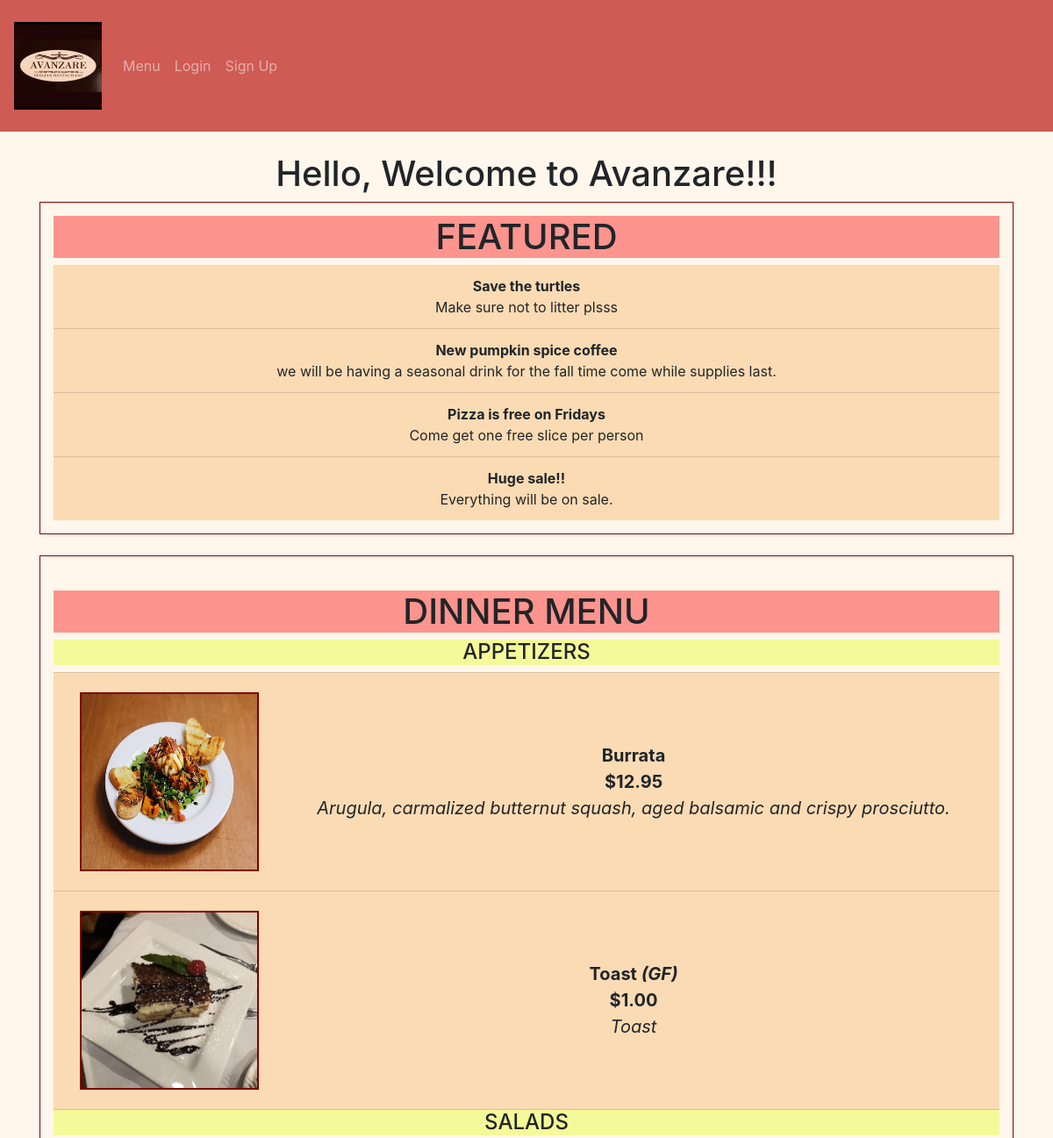
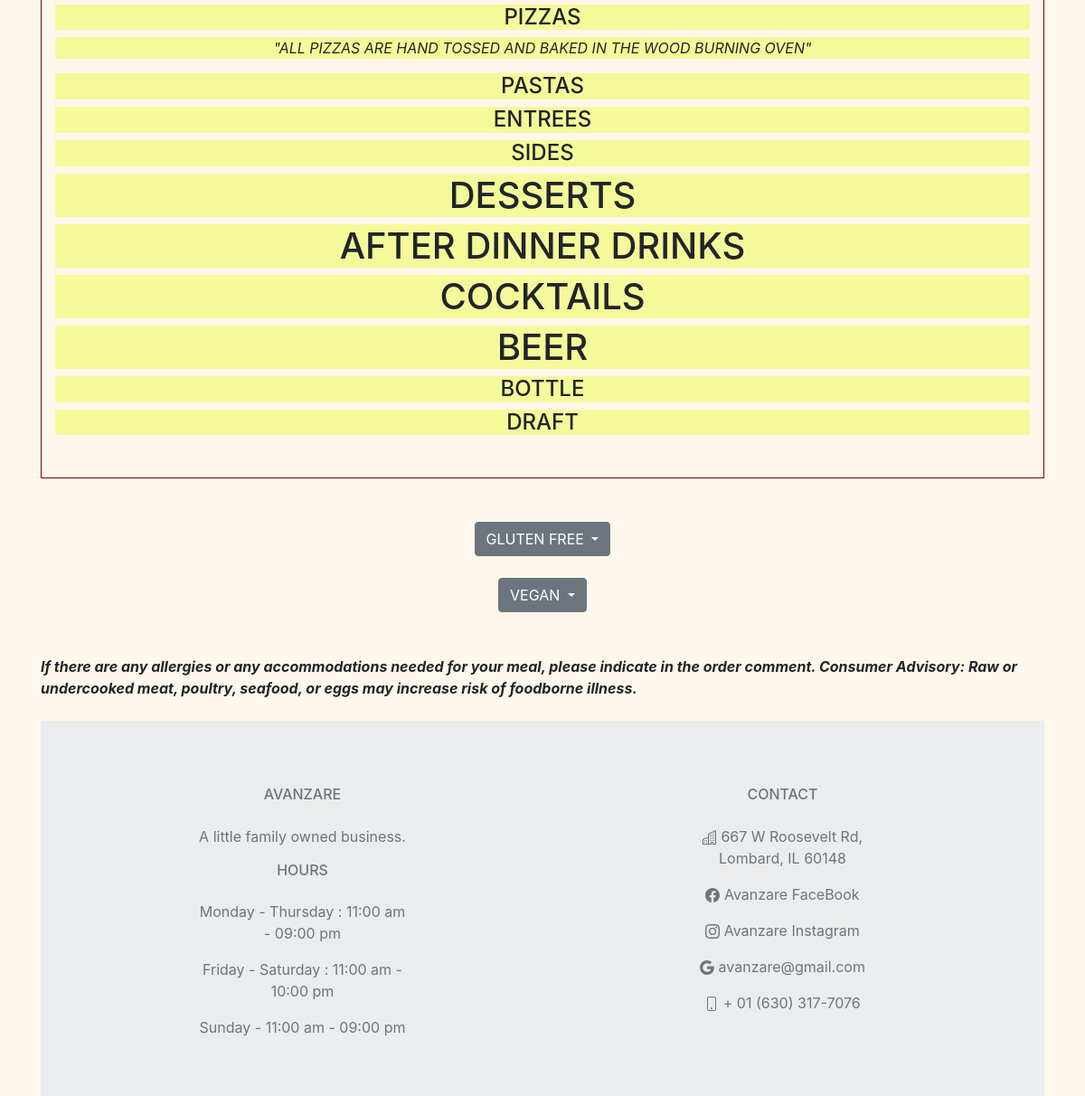
The page / on the database its author committed (2 pictures, top to bottom).
### avanzareApp/models.py (models this page shows)
class News(db.Model):
    id = db.Column(db.Integer, primary_key=True)
    title = db.Column(db.String(150))
    text = db.Column(db.String(10000))
    news_type = db.Column(db.String(150))
    featured = db.Column(db.String(10))
    date = db.Column(db.DateTime(timezone=True), default=func.now())

class Menu(db.Model):
    id = db.Column(db.Integer, primary_key=True)
    name = db.Column(db.String(150), unique=True)
    price = db.Column(db.String(150))
    description = db.Column(db.String(10000))
    menu_type = db.Column(db.String(150))
    gluten_free = db.Column(db.String(150))
    vegan = db.Column(db.String(150))
    date = db.Column(db.DateTime(timezone=True), default=func.now())
    item_image = db.Column(db.String(30))
    user_id = db.Column(db.Integer, db.ForeignKey('user.id'))

### avanzareApp/auth.py (the view, shortened to what this page needs)
@auth.route('/', methods=['GET'])
def start_page():
    user = User.query.filter(User.email == 'headChef@gmail.com').first()
    news = db.session.query(News).order_by(News.id.desc()).all()
    items = Menu.query.filter_by(user_id=user.id).order_by(Menu.name).all()
    count = 0
    for post in news:
        post = random.choice(news)
        post.featured = "TRUE"
        count += 1
        if count == 5:
            break
    return render_template("start_page.html", news=news, items=items, user=current_user)

### avanzareApp/templates/start_page.html (shortened to what this page needs)
{% extends "base.html" %} {% block title %}Home{% endblock %}
{% block content %}
<h1 align="center">Hello, Welcome to Avanzare!!!</h1>
<div class="blackLine">
<h1 class="h1Color" align="center">FEATURED</h1>
<ul class="list-group list-group-flush" id="items">
    {% for news_post in news %}
        {% if news_post.featured == "TRUE" %}
            <li class="list-group-item" align="center">
                <b>{{ news_post.title }}</b>
                <br />
                {{ news_post.text }}
                <br />
            </li>
        {% endif %}
    {% endfor %}
</ul>
</div>
<br />
<div class="blackLine">
    <br />
    <h1 class="h1Color" align="center"> DINNER MENU </h1>
    <ul class="list-group list-group-flush" >
        {% set print_once = 1 %}
        {% for menu in ["APPETIZERS", "SALADS", "PIZZAS", "PASTAS", "ENTREES", "SIDES", "DESSERT MENU", "AFTER DINNER DRINKS", "COCKTAILS", "BOTTLE", "DRAFT"] %}
            {% if print_once == 1 %}
                {% if menu == "DESSERT MENU" %}
                    <h1 class="menu_type_color" align="center"> DESSERTS </h1>
                    {% set print_once = 0 %}
                {% elif menu == "AFTER DINNER DRINKS" %}
                    <h1 class="menu_type_color" align="center"> AFTER DINNER DRINKS </h1>
                    {% set print_once = 0 %}
                {% elif menu == "COCKTAILS" %}
                    <h1 class="menu_type_color" align="center"> COCKTAILS </h1>
                    {% set print_once = 0 %}
                {% elif menu == "BOTTLE" %}
                    <h1 class="menu_type_color" align="center"> BEER </h1>
                    <h4 class="menu_type_color" align="center">{{ menu }}</h4>
                    {% set print_once = 0 %}
                {% else %}
                    <h4 class="menu_type_color" align="center">{{ menu }}</h4>
                    {% if menu == "PIZZAS" %}
                        <p class="menu_type_color" align="center"><i>"ALL PIZZAS ARE HAND TOSSED AND BAKED IN THE WOOD BURNING OVEN"</i></p>
                    {% endif %}
                    {% set print_once = 0 %}
                {% endif %}
            {% endif %}
            {% for item in items %}
                {% if item.menu_type == menu %}
                    <li class="list-group-item">
                        <div class="container2">
                            <div class="image">
                                {% set tmp = item.name + '.jpg' %}
                                <img class="img-responsive" src="{{ url_for('views.send_image', filename=tmp) }}" width="200" height="200">
                            </div>
                            <div class="text" align="center">
                                <b>{{ item.name }}
                                {% if item.gluten_free == "GLUTEN FREE" %}
                                    <i>{{ "(GF)" }}</i>
                                {% endif %}
                                <br />
                                {% set tmp = "$" + (item.price | string) %}
                                {{ tmp }}</b>
                                <br />
                                <i>{{ item.description }}</i>
                            </div>
                        </div>
                    </li>
                {% endif %}
            {% endfor %}
            {% set print_once = 1 %}
        {% endfor %}
        <br />
    </ul>
</div>
<br />
<br />
<div class="dropdown" align="center">
    <button class="btn btn-secondary dropdown-toggle" type="button" id="dropdownMenuButton" data-toggle="dropdown" aria-haspopup="true" aria-expanded="false">
        GLUTEN FREE
    </button>
            {% set DINNER_sub_menus = ["APPETIZERS", "SALADS", "SIDES"] %}
            {% set print_once = 1 %}
</div>
<br />
<div class="dropdown" align="center">
    <button class="btn btn-secondary dropdown-toggle" type="button" data-toggle="dropdown" aria-haspopup="true" aria-expanded="false">
        VEGAN
    </button>
            {% set DINNER_sub_menus = ["APPETIZERS", "SALADS", "SIDES"] %}
            {% set print_once = 1 %}
</div>
<br />
<br />
<strong align="center"><i>If there are any allergies or any accommodations needed for your meal, please indicate in the order
comment. Consumer Advisory: Raw or undercooked meat, poultry, seafood, or eggs may increase risk of foodborne illness.</i></strong>
<br />
{% include "footer.html" %}
{% endblock %}

### avanzareApp/static/style.css (style rules this page uses)
.blackLine { border:1px solid black; border-color: #800000; padding: 15px; }
.container2 { margin: 10px; display: flex; align-items: center; justify-content: center background-color: #CE9854; }
.text { font-size: 20px; padding-left: 40px; width: 80%; }
.image { border: solid; border-width: 2px; border-color: #800000; }
.list-group-item { background-color: #FADBB4; }
.menu_type_color { background-color: #F4FA99; }
.h1Color { background-color: #FD948E; }

### rows shown on the page
News: title "Save the turtles", text "Make sure not to litter plsss"
News: title "New pumpkin spice coffee", text "we will be having a seasonal drink for the fall time come while supplies last."
News: title "Pizza is free on Fridays", text "Come get one free slice per person"
News: title "Huge sale!!", text "Everything will be on sale."
Menu: shows a picture, name "Burrata", tmp "$12.95", description "Arugula, carmalized butternut squash, aged balsamic and crispy prosciutto."
Menu: shows a picture, name "Toast", value "(GF)", user "$1.00", description "Toast"

### other values the page prints
{{ menu }} "APPETIZERS" "SALADS" "PIZZAS" "PASTAS" "ENTREES" "SIDES" "DRAFT"
{{ menu }} "BOTTLE"
